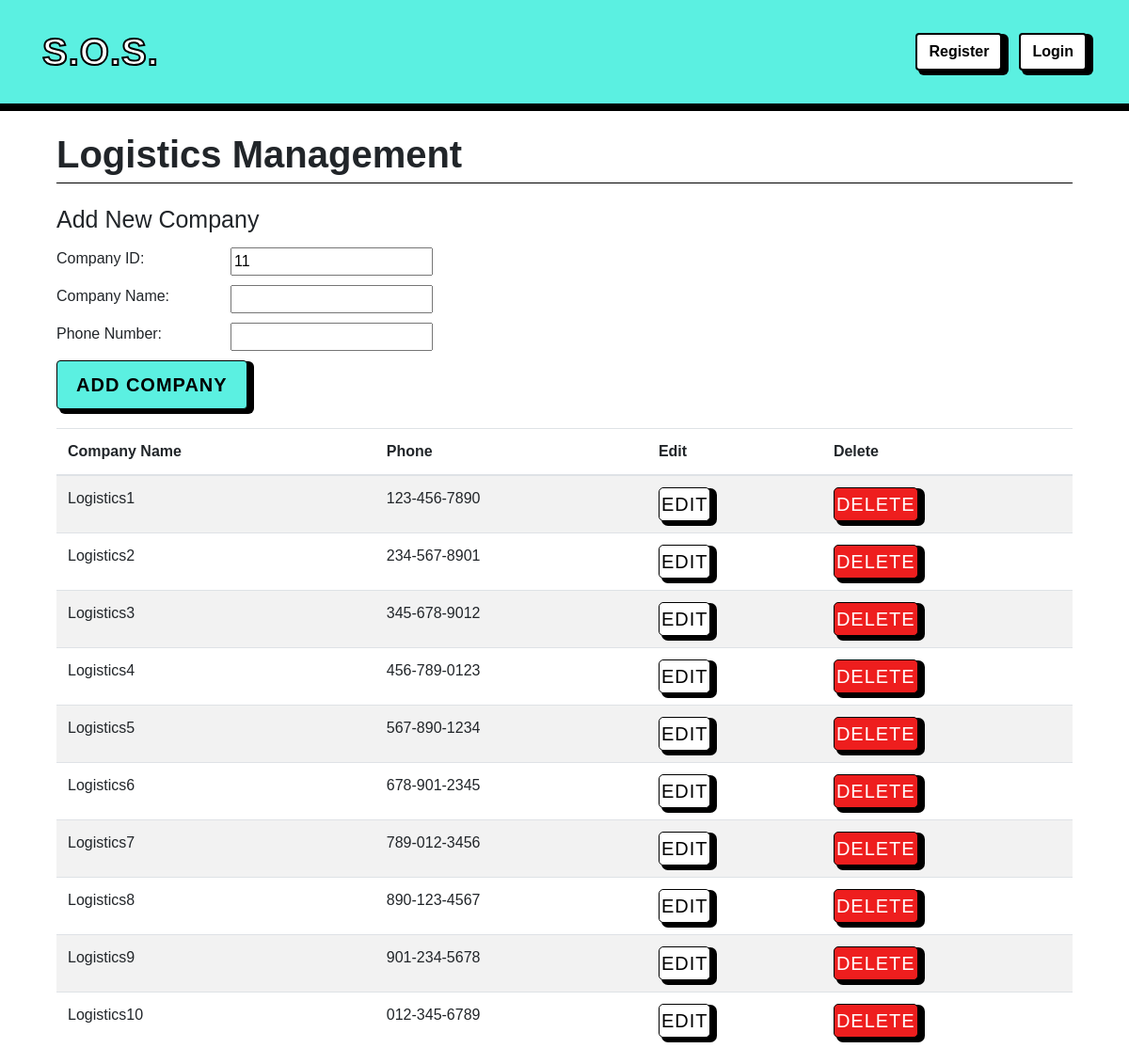
Screenshot of /myapp/logistics/ with the database file from the repository.
### myapp/models.py (models this page shows, shortened)
class LogisticsCompany(models.Model):
    CompanyID = models.IntegerField(primary_key=True)
    CompanyName = models.CharField(max_length=45, null=True)
    Phone = models.CharField(max_length=45, null=True)

### myapp/views.py (the view)
# urls.py: path('logistics/', views.logistics_list_view, name='logistics'),
def logistics_list_view(request):
    logistics_companies = LogisticsCompany.objects.all()
    logistics_districts = LogisticsCompany_has_District.objects.select_related('District_DistrictID', 'LogisticsCompany_CompanyID')
    if request.method == 'POST':
        form = AddLogisticsCompanyForm(request.POST)
        if form.is_valid():
            form.save()
            return redirect('logistics')
    else:
        form = AddLogisticsCompanyForm()
    max_company_id = LogisticsCompany.objects.aggregate(Max('CompanyID'))['CompanyID__max']
    new_company_id = max_company_id + 1 if max_company_id else 1
    form.fields['CompanyID'].initial = new_company_id
    context = {'logistics': logistics_companies, 'logistics_districts': logistics_districts, 'form': form}
    return render(request, 'logistics_list.html', context)

### myapp/forms.py
class AddLogisticsCompanyForm(forms.ModelForm):
    class Meta:
        model = LogisticsCompany
        fields = ['CompanyID','CompanyName', 'Phone']

### myapp/templates/logistics_list.html (shortened to what this page needs)
<!DOCTYPE html>
{% extends 'main.html' %} {% load static %} {% block content %}
<div class="container">
    <div
        style="
            font-size: 40px;
            margin-top: 10px;
            font-weight: bold;
            margin-bottom: 20px;
            border-bottom: 1px solid black;
        "
    >
        Logistics Management
    </div>
    <div style="font-size: 25px; margin-bottom: 10px">Add New Company</div>
    <form method="POST">
        <div
            style="
                display: flex;
                max-width: 400px;
                flex-direction: column;
                gap: 10px;
            "
        >
            <div style="display: flex; justify-content: space-between">
                <div style="display: flex">Company ID:</div>
                <div style="display: flex">{{ form.CompanyID }}</div>
            </div>
            <div style="display: flex; justify-content: space-between">
                <div style="display: flex">Company Name:</div>
                <div style="display: flex">{{ form.CompanyName }}</div>
            </div>
            <div style="display: flex; justify-content: space-between">
                <div style="display: flex">Phone Number:</div>
                <div style="display: flex">{{ form.Phone }}</div>
            </div>
        </div>
        <button
            style="
                margin-top: 10px;
                margin-bottom: 20px;
                box-shadow: 5px 3px 0px 2px black;
                background-color: #5bf0e1;
                border-color: #000000;
                color: black;
                font-size: 20px;
                font-family: sans-serif;
                font-weight: bold;
            "
            type="submit"
            class="btn btn-primary"
        >
            Add Company
        </button>
    </form>
    <table class="table table-striped">
        <thead>
            <tr>
                <th scope="col">Company Name</th>
                <th scope="col">Phone</th>
                <th scope="col">Edit</th>
                <th scope="col">Delete</th>
            </tr>
        </thead>
        <tbody>
            {% for logistic in logistics %}
            <tr>
                <td>{{ logistic.CompanyName }}</td>
                <td>{{ logistic.Phone }}</td>
                <td>
                    <div style="display: flex">
                        <a
                            style="
                                font-size: 20px;
                                box-shadow: 5px 3px 0px 2px black;
                                padding: 2px;
                                border-radius: 5px;
                                display: flex;
                                background-color: white;
                                border: 1px solid #000000;
                                color: #000000;
                            "
                            class="btn btn-primary"
                            href="{% url 'logistics_edit' logistic.pk %}"
                            >Edit</a
                        >
                    </div>
                </td>
                <td>
                    <div style="display: flex">
                        <a
                            style="
                                font-size: 20px;
                                box-shadow: 5px 3px 0px 2px black;
                                padding: 2px;
                                border-radius: 5px;
                                display: flex;
                                background-color: #ee1e1e;
                                border: 1px solid #000000;
                                color: white;
                            "
                            class="btn btn-primary"
                            href="{% url 'logistics_delete' logistic.pk %}"
                            >Delete</a
                        >
                    </div>
                </td>
            </tr>
            {% endfor %}
        </tbody>
    </table>
</div>
{% endblock %}

### myapp/static/myapp/styles.css (style rules this page uses)
.btn-primary { background-color: #007bff; border-color: #007bff; color: #fff; padding: 10px 20px; letter-spacing: 1px; text-transform: uppercase; transition: transform 0.3s ease; }

### rows the page displays
LogisticsCompany: CompanyName "Logistics1", Phone "123-456-7890"
LogisticsCompany: CompanyName "Logistics2", Phone "234-567-8901"
LogisticsCompany: CompanyName "Logistics3", Phone "345-678-9012"
LogisticsCompany: CompanyName "Logistics4", Phone "456-789-0123"
LogisticsCompany: CompanyName "Logistics5", Phone "567-890-1234"
LogisticsCompany: CompanyName "Logistics6", Phone "678-901-2345"
LogisticsCompany: CompanyName "Logistics7", Phone "789-012-3456"
LogisticsCompany: CompanyName "Logistics8", Phone "890-123-4567"
LogisticsCompany: CompanyName "Logistics9", Phone "901-234-5678"
LogisticsCompany: CompanyName "Logistics10", Phone "012-345-6789"
